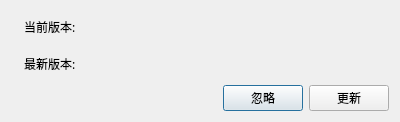
<?xml version="1.0" encoding="UTF-8"?>
<ui version="4.0">
 <class>UpgradeDialog</class>
 <widget class="QDialog" name="UpgradeDialog">
  <property name="windowModality">
   <enum>Qt::NonModal</enum>
  </property>
  <property name="geometry">
   <rect>
    <x>0</x>
    <y>0</y>
    <width>400</width>
    <height>122</height>
   </rect>
  </property>
  <property name="sizePolicy">
   <sizepolicy hsizetype="Fixed" vsizetype="Fixed">
    <horstretch>0</horstretch>
    <verstretch>0</verstretch>
   </sizepolicy>
  </property>
  <property name="minimumSize">
   <size>
    <width>400</width>
    <height>122</height>
   </size>
  </property>
  <property name="maximumSize">
   <size>
    <width>400</width>
    <height>122</height>
   </size>
  </property>
  <property name="windowTitle">
   <string>检查更新</string>
  </property>
  <layout class="QGridLayout" name="gridLayout">
   <item row="0" column="0">
    <layout class="QHBoxLayout" name="horizontalLayout_2">
     <item>
      <widget class="QLabel" name="label_ico_logger">
       <property name="sizePolicy">
        <sizepolicy hsizetype="Fixed" vsizetype="Fixed">
         <horstretch>0</horstretch>
         <verstretch>0</verstretch>
        </sizepolicy>
       </property>
       <property name="baseSize">
        <size>
         <width>0</width>
         <height>0</height>
        </size>
       </property>
       <property name="pixmap">
        <pixmap resource="../app_icons.qrc">:/lable_icon/resource/app_icon.svg</pixmap>
       </property>
       <property name="scaledContents">
        <bool>true</bool>
       </property>
      </widget>
     </item>
     <item>
      <layout class="QVBoxLayout" name="verticalLayout">
       <item>
        <widget class="QLabel" name="lable_curr_version">
         <property name="font">
          <font>
           <family>SimSun-ExtB</family>
           <pointsize>9</pointsize>
           <weight>50</weight>
           <bold>false</bold>
          </font>
         </property>
         <property name="accessibleName">
          <string>当前版本: </string>
         </property>
         <property name="text">
          <string>当前版本:</string>
         </property>
         <property name="textFormat">
          <enum>Qt::AutoText</enum>
         </property>
         <property name="scaledContents">
          <bool>false</bool>
         </property>
        </widget>
       </item>
       <item>
        <widget class="QLabel" name="label_latest_version">
         <property name="font">
          <font>
           <family>SimSun-ExtB</family>
          </font>
         </property>
         <property name="accessibleName">
          <string>最新版本: </string>
         </property>
         <property name="text">
          <string>最新版本:</string>
         </property>
        </widget>
       </item>
      </layout>
     </item>
    </layout>
   </item>
   <item row="1" column="0">
    <layout class="QHBoxLayout" name="horizontalLayout">
     <item>
      <spacer name="horizontalSpacer">
       <property name="orientation">
        <enum>Qt::Horizontal</enum>
       </property>
       <property name="sizeHint" stdset="0">
        <size>
         <width>40</width>
         <height>20</height>
        </size>
       </property>
      </spacer>
     </item>
     <item>
      <widget class="QPushButton" name="pushButton_ignore">
       <property name="enabled">
        <bool>true</bool>
       </property>
       <property name="text">
        <string>忽略</string>
       </property>
      </widget>
     </item>
     <item>
      <widget class="QPushButton" name="pushButton_upgrade">
       <property name="enabled">
        <bool>true</bool>
       </property>
       <property name="text">
        <string>更新</string>
       </property>
      </widget>
     </item>
    </layout>
   </item>
  </layout>
 </widget>
 <resources>
  <include location="../app_icons.qrc"/>
 </resources>
 <connections>
  <connection>
   <sender>pushButton_ignore</sender>
   <signal>clicked()</signal>
   <receiver>UpgradeDialog</receiver>
   <slot>ignoreThisVersion()</slot>
   <hints>
    <hint type="sourcelabel">
     <x>254</x>
     <y>92</y>
    </hint>
    <hint type="destinationlabel">
     <x>98</x>
     <y>81</y>
    </hint>
   </hints>
  </connection>
  <connection>
   <sender>pushButton_upgrade</sender>
   <signal>clicked()</signal>
   <receiver>UpgradeDialog</receiver>
   <slot>showDownload()</slot>
   <hints>
    <hint type="sourcelabel">
     <x>350</x>
     <y>98</y>
    </hint>
    <hint type="destinationlabel">
     <x>213</x>
     <y>4</y>
    </hint>
   </hints>
  </connection>
 </connections>
 <slots>
  <slot>showDownload()</slot>
  <slot>ignoreThisVersion()</slot>
 </slots>
</ui>
